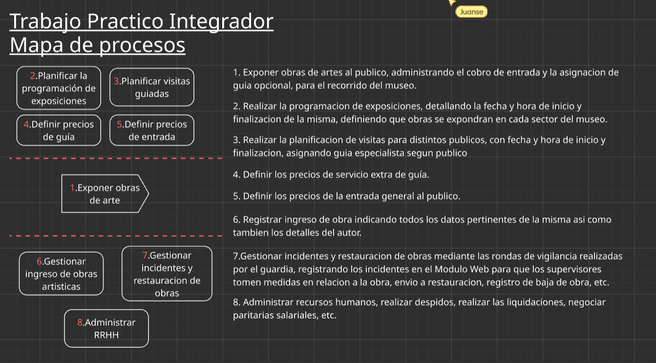
#> input picture media_presentacion/page_3_img_0_16.png, 656 x 363 px, shrunk from 1343 x 743 before the run, found by its file name
$ python crop_bpmn_analysis.py
#> lines starting #> are read from the running program, lines starting #| are printed output that depends on the picture
from PIL import Image

# Let's inspect page_3 (mapa de procesos)
im3 = Image.open('media_presentacion/page_3_img_0_16.png')
#> im3 is the input picture: PIL image 656x363 RGB; mean R, G, B 59.4, 59.1, 59
# Save top, middle, bottom
w3, h3 = im3.size
#> w3 = 656; h3 = 363
im3.crop((0, 0, w3, int(h3*0.35))).save("scripts_y_notas/mapa_top.png")
im3.crop((0, int(h3*0.35), w3, int(h3*0.65))).save("scripts_y_notas/mapa_mid.png")
im3.crop((0, int(h3*0.65), w3, h3)).save("scripts_y_notas/mapa_bot.png")
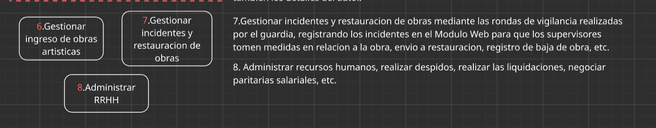
#> saved as mapa_bot.png: PIL image 656x128 RGB; mean R, G, B 57.8, 57.5, 57.5

# Let's inspect page_7 (bpmn descriptivo)
im7 = Image.open('media_presentacion/page_7_img_0_26.png')
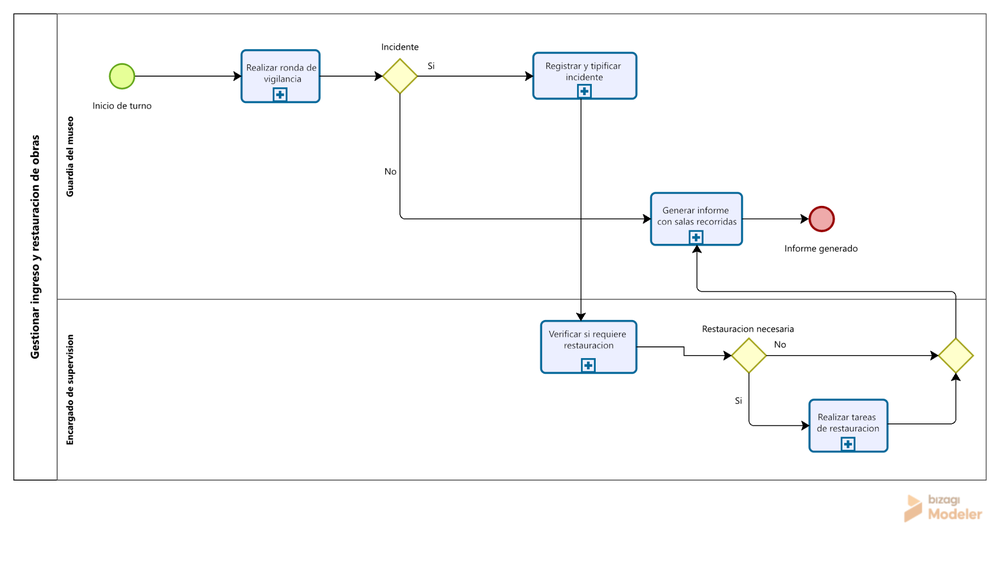
#> input picture media_presentacion/page_7_img_0_26.png, 1000 x 583 px, shrunk from 2048 x 1195 before the run, found by its file name
#> im7 is the input picture: PIL image 1000x583 RGB; mean R, G, B 249.4, 249.9, 250.3
w7, h7 = im7.size
#> w7 = 1000; h7 = 583
# Crop left lane headers, middle tasks, right tasks
im7.crop((0, 0, int(w7*0.25), h7)).save("scripts_y_notas/bpmn_desc_lanes.png")
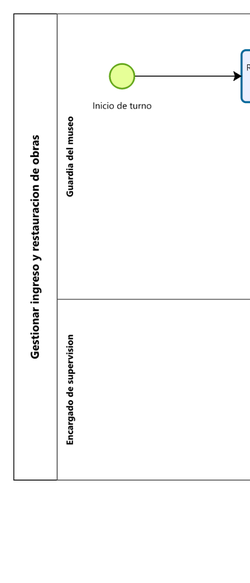
#> saved as bpmn_desc_lanes.png: PIL image 250x583 RGB; mean R, G, B 249.7, 249.9, 249.5
im7.crop((int(w7*0.2), 0, int(w7*0.6), h7)).save("scripts_y_notas/bpmn_desc_tasks1.png")
im7.crop((int(w7*0.6), 0, w7, h7)).save("scripts_y_notas/bpmn_desc_tasks2.png")
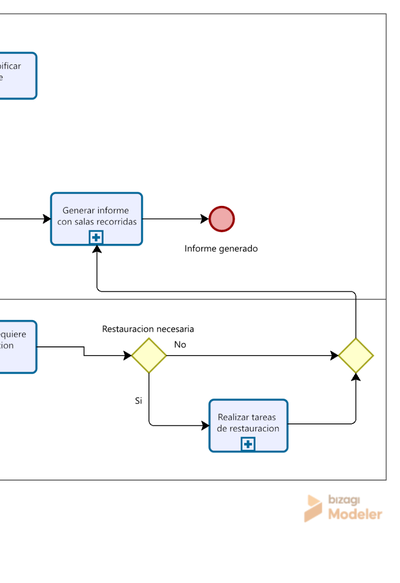
#> saved as bpmn_desc_tasks2.png: PIL image 400x583 RGB; mean R, G, B 248.7, 249.2, 249.8

# Let's inspect page_8 (bpmn operativo)
im8 = Image.open('media_presentacion/page_8_img_0_29.png')
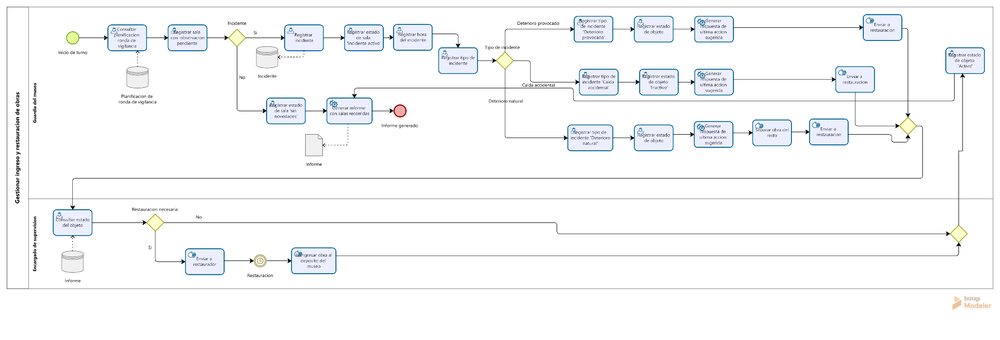
#> input picture media_presentacion/page_8_img_0_29.png, 1000 x 340 px, shrunk from 2048 x 697 before the run, found by its file name
#> im8 is the input picture: PIL image 1000x340 RGB; mean R, G, B 246.9, 248, 249.2
w8, h8 = im8.size
#> w8 = 1000; h8 = 340
im8.crop((0, 0, int(w8*0.25), h8)).save("scripts_y_notas/bpmn_oper_lanes.png")
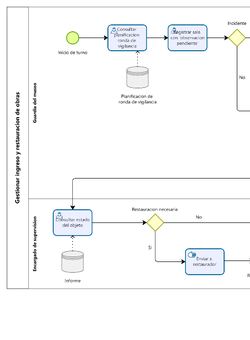
#> saved as bpmn_oper_lanes.png: PIL image 250x340 RGB; mean R, G, B 247.8, 248.6, 249.1
im8.crop((int(w8*0.2), 0, int(w8*0.6), h8)).save("scripts_y_notas/bpmn_oper_tasks1.png")
im8.crop((int(w8*0.6), 0, w8, h8)).save("scripts_y_notas/bpmn_oper_tasks2.png")
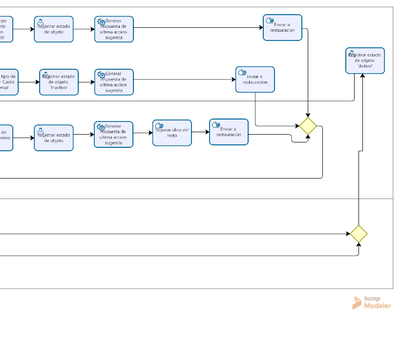
#> saved as bpmn_oper_tasks2.png: PIL image 400x340 RGB; mean R, G, B 246.6, 247.9, 249.4

print("Saved inspection crops for Mapa and BPMNs!")
